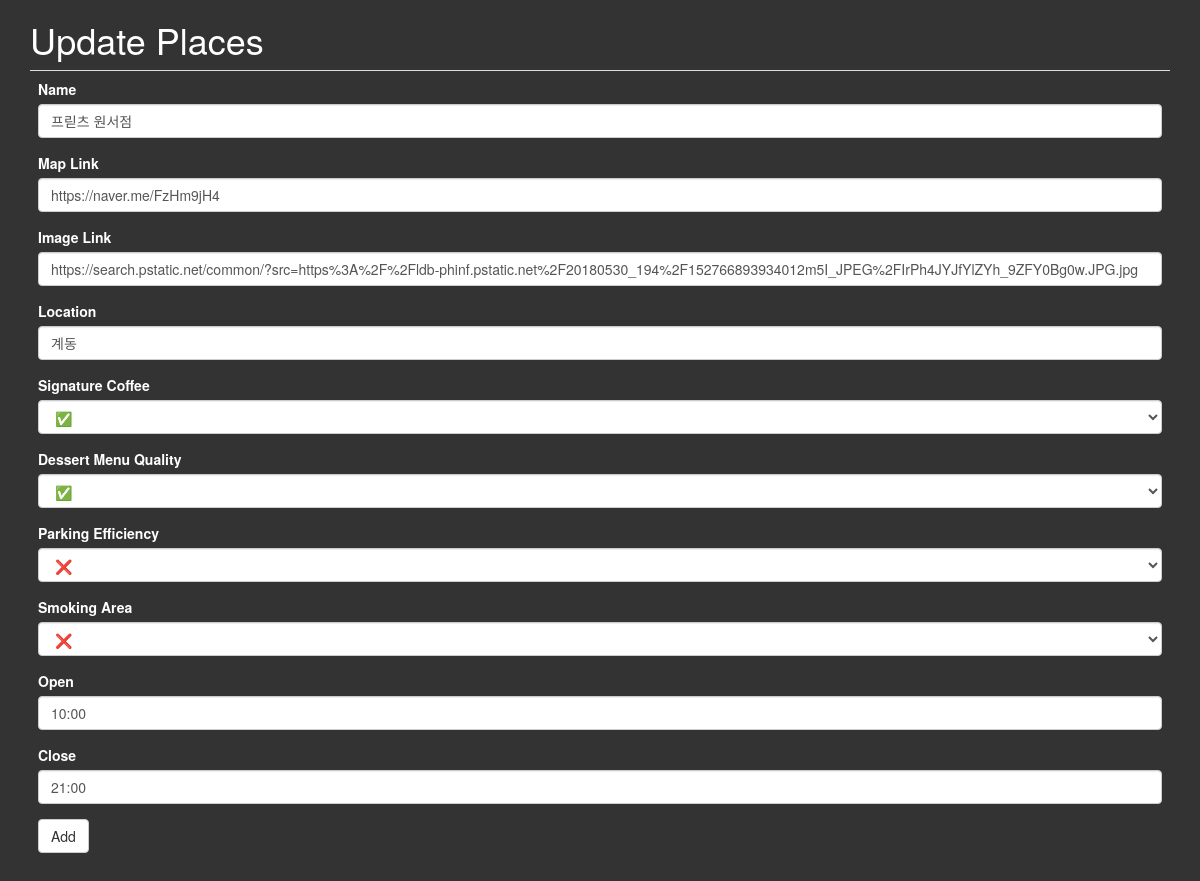
The app's page /update?id=1 with its own data.
### main.py (models this page shows)
class Cafe(db.Model):
    __tablename__ = "cafe"
    id = db.Column(db.Integer, primary_key=True)
    name = db.Column(db.String(250), unique=True, nullable=False)
    map_url = db.Column(db.String(500), nullable=False)
    img_url = db.Column(db.String(500), nullable=False)
    location = db.Column(db.String(250), nullable=False)
    open = db.Column(db.String(250), nullable=False)
    signature_coffee = db.Column(db.Boolean, nullable=False)
    dessert_menu = db.Column(db.Boolean, nullable=False)
    parking = db.Column(db.Boolean, nullable=False)
    smoking = db.Column(db.Boolean, nullable=False)
    close = db.Column(db.String(250), nullable=True)

### main.py (the view, shortened to what this page needs)
@app.route('/update', methods=['POST', 'GET'])
def update():
    cafe_id = request.args.get('id')
    selected_cafe = Cafe.query.get(cafe_id)
    form = Form(
        name=selected_cafe.name,
        map_url=selected_cafe.map_url,
        img_url=selected_cafe.img_url,
        location=selected_cafe.location,
        open=selected_cafe.open,
        close=selected_cafe.close,
        signature_coffee='✅' if selected_cafe.signature_coffee else '❌',
        dessert_menu='✅' if selected_cafe.dessert_menu else '❌',
        parking='✅' if selected_cafe.parking else '❌',
        smoking='✅' if selected_cafe.smoking else '❌'
    )
    return render_template('update.html', form=form)

### main.py
class Form(FlaskForm):
    name = StringField('Name', validators=[DataRequired()])
    map_url = URLField('Map Link', validators=[DataRequired(), URL()])
    img_url = URLField('Image Link', validators=[DataRequired(), URL()])
    location = StringField('Location', validators=[DataRequired()])
    signature_coffee = SelectField('Signature Coffee', choices=choices, validators=[DataRequired()])
    dessert_menu = SelectField('Dessert Menu Quality', choices=choices, validators=[DataRequired()])
    parking = SelectField('Parking Efficiency', choices=choices,validators=[DataRequired()])
    smoking = SelectField('Smoking Area', choices=choices, validators=[DataRequired()])
    open = StringField('Open', validators=[DataRequired()])
    close = StringField('Close', validators=[DataRequired()])
    submit = SubmitField("Add")

### templates/update.html (shortened to what this page needs)
{% extends 'bootstrap/base.html' %}
{% import 'bootstrap/wtf.html' as wtf %}
{% block styles %}
{{ super() }}
<link rel="stylesheet" href="{{ url_for('static', filename='css/styles.css') }}">
{% endblock %}
{% block content %}
<div class="">
  <div class="container">
    <h1>Update Places</h1>
    <table class="table">
      <tr>
        <td>{{ wtf.quick_form(form, novalidate=True) }}</td>
      </tr>
    </table>
  </div>
</div>
{% endblock %}

### static/css/styles.css (style rules this page uses)
body { background-color: #333; color: white; }

### records on screen
Cafe: name "프릳츠 원서점", map_url "https://naver.me/FzHm9jH4", img_url "https://search.pstatic.net/common/?src=https%3A%2F%2Fldb-phinf.pstatic.net%2F20180530_194%2F152766893934012m5I_JPEG%2FIrPh4JYJfYlZYh_9ZFY0Bg0w.JPG.jpg", location "계동", signature_coffee "✅", dessert_menu "✅", parking "❌", smoking "❌", open "10:00", close "21:00"
